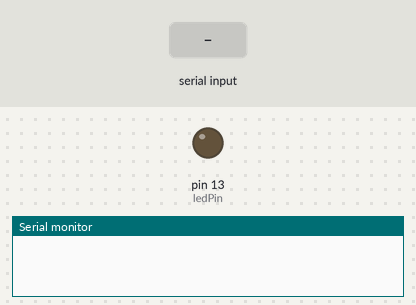
Simulated run of this sketch. Board: Arduino Uno, built with avr-gcc and run on an emulated ATmega328P. On the bench: output pins drawn as LEDs (lit = HIGH), the last lines printed to the serial monitor. The test bench sets the inputs (shaded band).

Above: at 1.2 s.
1.3 s: "on" received over Serial
At 2.5 s:
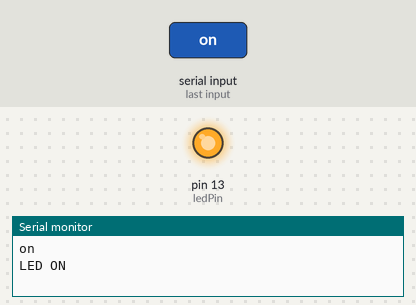
2.8 s: "off" received over Serial
At 3.9 s:
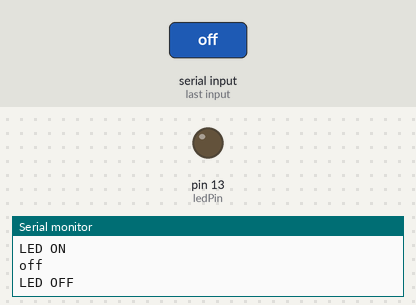
Timing chart, 0 to 5.8 s (numbered marks = the images above; inputs shaded):
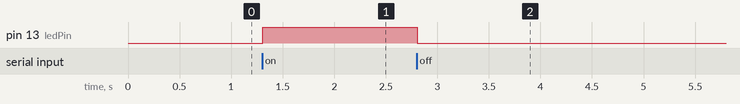

The sketch:

communicate_test.ino
```cpp
#define baudrate 9600
#define ledPin 13
String data;

void setup(){
  pinMode(ledPin,OUTPUT);
  Serial.begin(baudrate);
}

void loop(){
  while(Serial.available()){
    delay(2);
    char datac = Serial.read();
    data += datac;
  }

  if(data.length() >0){
    Serial.println(data);
    if(data == "on"){
      digitalWrite(ledPin, HIGH);
      Serial.println("LED ON");
    }
    if(data == "off"){
      digitalWrite(ledPin, LOW);
      Serial.println("LED OFF");
    }

  }
  data="";
}
```

Measured:
- after the input at 1.3 s, pin 13 (ledPin): LOW → HIGH at once
- after the input at 2.8 s, pin 13 (ledPin): HIGH → LOW at once
